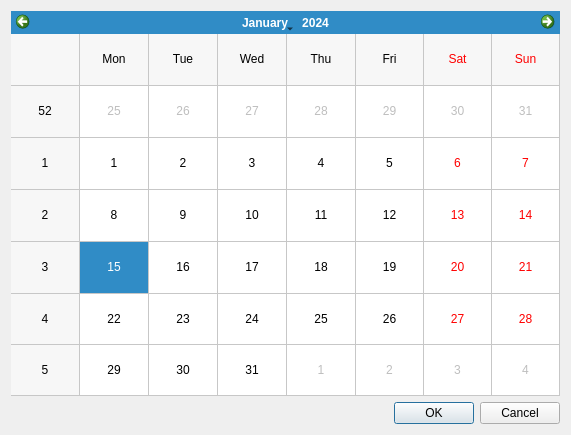
<?xml version="1.0" encoding="UTF-8"?>
<ui version="4.0">
 <class>UiCalendarDialog</class>
 <widget class="QDialog" name="UiCalendarDialog">
  <property name="geometry">
   <rect>
    <x>0</x>
    <y>0</y>
    <width>571</width>
    <height>435</height>
   </rect>
  </property>
  <property name="windowTitle">
   <string>Dialog</string>
  </property>
  <layout class="QVBoxLayout" name="verticalLayout">
   <item>
    <widget class="QCalendarWidget" name="ui_calendar">
     <property name="gridVisible">
      <bool>true</bool>
     </property>
    </widget>
   </item>
   <item>
    <widget class="QDialogButtonBox" name="ui_promptValidator">
     <property name="orientation">
      <enum>Qt::Horizontal</enum>
     </property>
     <property name="standardButtons">
      <set>QDialogButtonBox::Cancel|QDialogButtonBox::Ok</set>
     </property>
    </widget>
   </item>
  </layout>
 </widget>
 <resources/>
 <connections>
  <connection>
   <sender>ui_promptValidator</sender>
   <signal>accepted()</signal>
   <receiver>UiCalendarDialog</receiver>
   <slot>accept()</slot>
   <hints>
    <hint type="sourcelabel">
     <x>248</x>
     <y>254</y>
    </hint>
    <hint type="destinationlabel">
     <x>157</x>
     <y>274</y>
    </hint>
   </hints>
  </connection>
  <connection>
   <sender>ui_promptValidator</sender>
   <signal>rejected()</signal>
   <receiver>UiCalendarDialog</receiver>
   <slot>reject()</slot>
   <hints>
    <hint type="sourcelabel">
     <x>316</x>
     <y>260</y>
    </hint>
    <hint type="destinationlabel">
     <x>286</x>
     <y>274</y>
    </hint>
   </hints>
  </connection>
 </connections>
</ui>
